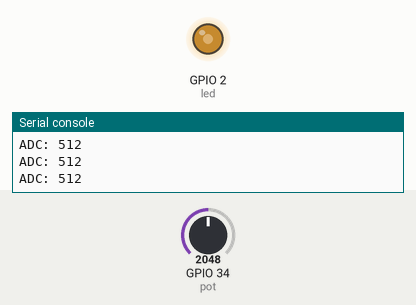
The program below on a simulated ESP32 board running MicroPython. Shown: output pins drawn as LEDs (lit = HIGH), the last lines printed to the serial console. The test bench sets the inputs (shaded band); at power-on: GPIO 34 (pot) = 2048 (analog values on the 0–4095 scale).

Above: at 1.2 s.
1.3 s: GPIO 34 (pot) set to 2866
At 1.9 s:
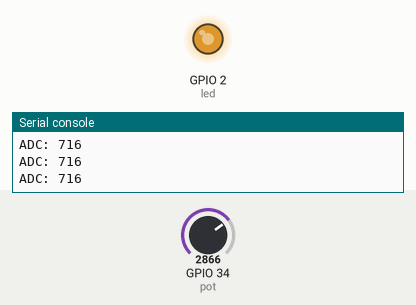
2.8 s: GPIO 34 (pot) set to 3603
At 3.2 s:
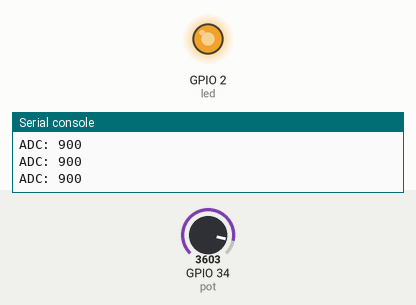
4.3 s: GPIO 34 (pot) set to 491
At 4.6 s:
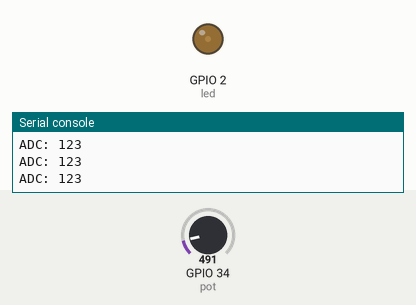
5.8 s: GPIO 34 (pot) set to 0
At 7.2 s:
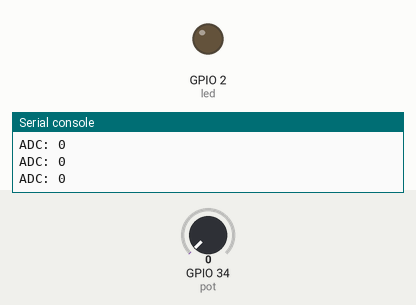
Timing chart, 0 to 8.3 s (numbered marks = the images above; inputs shaded):
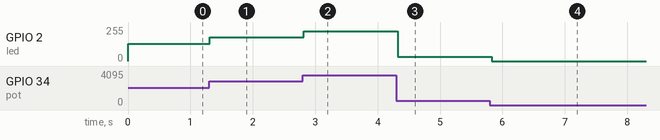

Measured:
- after the input at 1.3 s, GPIO 2 (led): 128/255 → 178/255 at once
- after the input at 2.8 s, GPIO 2 (led): 178/255 → 224/255 at once
- after the input at 4.3 s, GPIO 2 (led): 224/255 → 31/255 at once
- after the input at 5.8 s, GPIO 2 (led): 31/255 → 0/255 at once

The program:

main.py
```python
from machine import Pin, ADC, PWM
import time

LED_PIN = 2
POT_PIN = 34

def main():
    # Configure LED as PWM
    led = PWM(Pin(LED_PIN))
    led.freq(1000) # 1kHz

    # Configure potentiometer
    pot = ADC(Pin(POT_PIN))
    pot.atten(ADC.ATTN_11DB)
    pot.width(ADC.WIDTH_10BIT)

    try:
        while True:
            pot_value = pot.read() # 0 -> 1023

            led.duty(pot_value) # 0–1023 -> 0–1023

            print(f"ADC: {pot_value}")

            time.sleep(0.05)
    except KeyboardInterrupt:
        led.duty(0)
        led.deinit()
        print("Program stopped by user")

if __name__ == "__main__":
    main()
```
